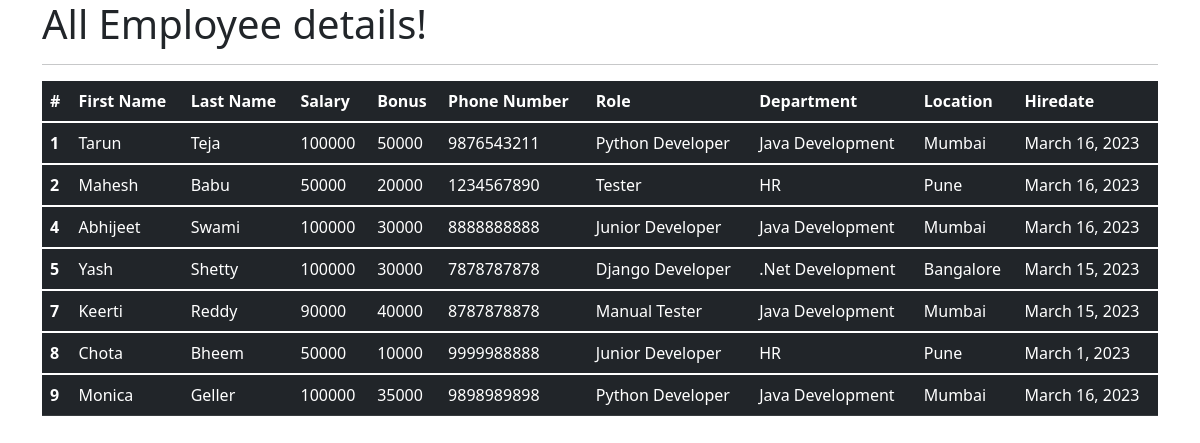
The app's page /all_emp with its own data.
### emp_app/models.py (models this page shows, shortened)
class Employee(models.Model):
    first_name = models.CharField(max_length=100, null=False)
    last_name = models.CharField(max_length=100)
    dept = models.ForeignKey(Department, on_delete=models.CASCADE)
    salary = models.IntegerField(default=0)
    bonus = models.IntegerField(default=0)
    role = models.ForeignKey(Role, on_delete=models.CASCADE)
    phone = models.IntegerField(default=0)
    hire_date = models.DateField()
    def __str__(self):
        return "%s %s %s" %(self.first_name, self.last_name, self.phone)

class Role(models.Model):
    name = models.CharField(max_length=100, null=False)

class Department(models.Model):
    name = models.CharField(max_length=100,null=False)
    location = models.CharField(max_length=100)

### emp_app/views.py (the view)
# urls.py: path('all_emp', views.all_emp, name = 'all_emp'),
def all_emp(request):
    emps = Employee.objects.all()
    context = {
        'emps':emps
    }
    print(context)
    return render(request, 'view_all_emp.html',context)

### emp_app/templates/view_all_emp.html (shortened to what this page needs)
<!doctype html>
<html lang="en">
  <head>
    <link href="https://cdn.jsdelivr.net/npm/bootstrap@5.1.3/dist/css/bootstrap.min.css" rel="stylesheet">
  </head>
  <body>
<div class="container">
    <h1>All Employee details!</h1>
    <hr>
    <table class="table table-dark">
        <thead>
          <tr>
            <th scope="col">#</th>
            <th scope="col">First Name</th>
            <th scope="col">Last Name</th>
            <th scope="col">Salary</th>
            <th scope="col">Bonus</th>
            <th scope="col">Phone Number</th>
            <th scope="col">Role</th>
            <th scope="col">Department</th>
            <th scope="col">Location</th>
            <th scope="col">Hiredate</th>
          </tr>
        </thead>
            {% for emp in emps %}
        <tbody>
          <tr>
            <th scope="row">{{emp.id}}</th>
            <td>{{emp.first_name}}</td>
            <td>{{emp.last_name}}</td>
            <td>{{emp.salary}}</td>
            <td>{{emp.bonus}}</td>
            <td>{{emp.phone}}</td>
            <td>{{emp.role.name}}</td>
            <td>{{emp.dept.name}}</td>
            <td>{{emp.dept.location}}</td>
            <td>{{emp.hire_date}}</td>
          </tr>
        </tbody>
        {% endfor %}
      </table>
</div>
  </body>
</html>

### records on screen
Employee: id "1", first_name "Tarun", last_name "Teja", salary "100000", bonus "50000", phone "9876543211", role.name "Python Developer", dept.name "Java Development", dept.location "Mumbai", hire_date "March 16, 2023"
Employee: id "2", first_name "Mahesh", last_name "Babu", salary "50000", bonus "20000", phone "1234567890", role.name "Tester", dept.name "HR", dept.location "Pune", hire_date "March 16, 2023"
Employee: id "4", first_name "Abhijeet", last_name "Swami", salary "100000", bonus "30000", phone "8888888888", role.name "Junior Developer", dept.name "Java Development", dept.location "Mumbai", hire_date "March 16, 2023"
Employee: id "5", first_name "Yash", last_name "Shetty", salary "100000", bonus "30000", phone "7878787878", role.name "Django Developer", dept.name ".Net Development", dept.location "Bangalore", hire_date "March 15, 2023"
Employee: id "7", first_name "Keerti", last_name "Reddy", salary "90000", bonus "40000", phone "8787878878", role.name "Manual Tester", dept.name "Java Development", dept.location "Mumbai", hire_date "March 15, 2023"
Employee: id "8", first_name "Chota", last_name "Bheem", salary "50000", bonus "10000", phone "9999988888", role.name "Junior Developer", dept.name "HR", dept.location "Pune", hire_date "March 1, 2023"
Employee: id "9", first_name "Monica", last_name "Geller", salary "100000", bonus "35000", phone "9898989898", role.name "Python Developer", dept.name "Java Development", dept.location "Mumbai", hire_date "March 16, 2023"
